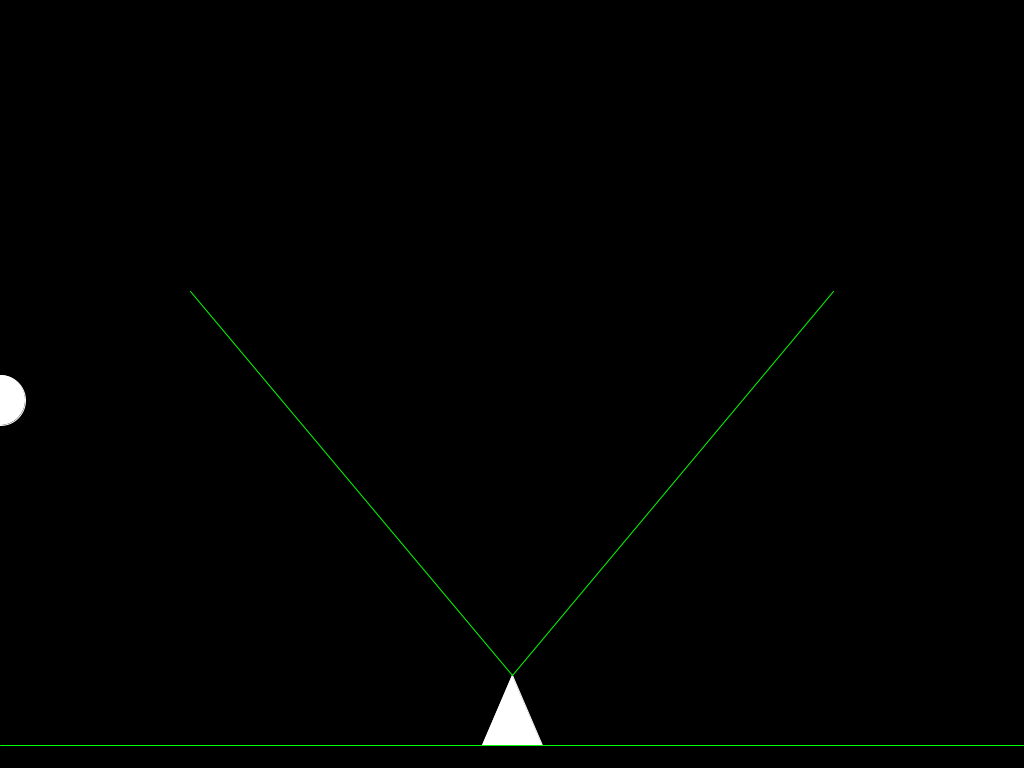
Frame 1 (no input)
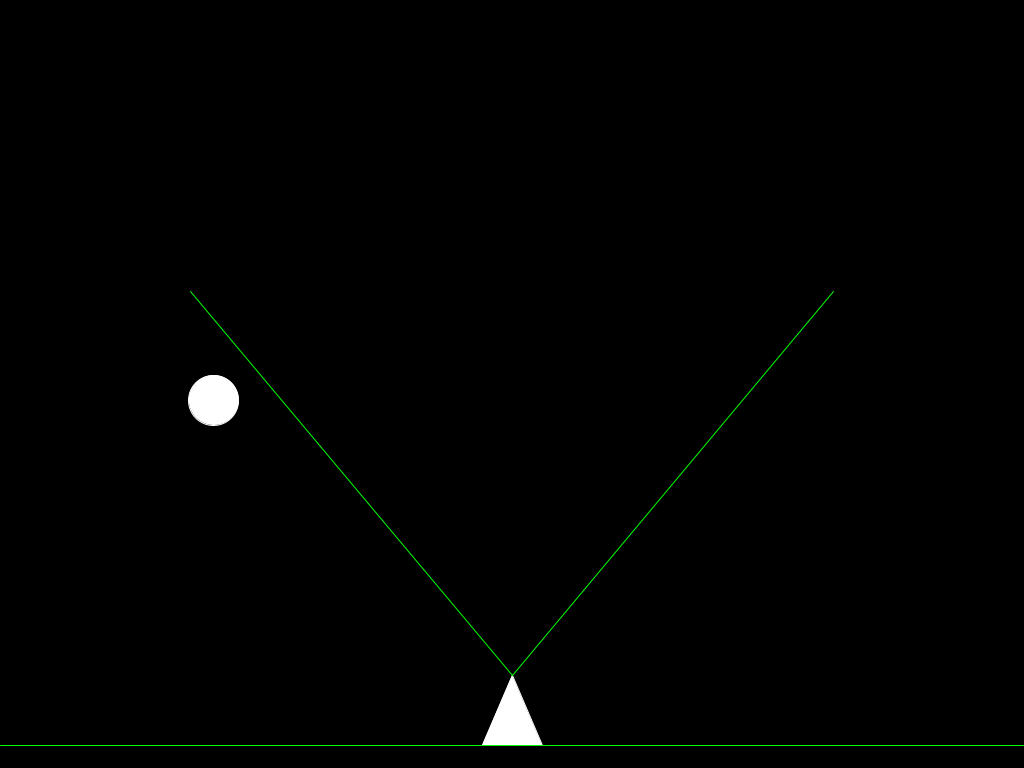
Frame 60 (the mouse pressed at the canvas centre just before this capture)
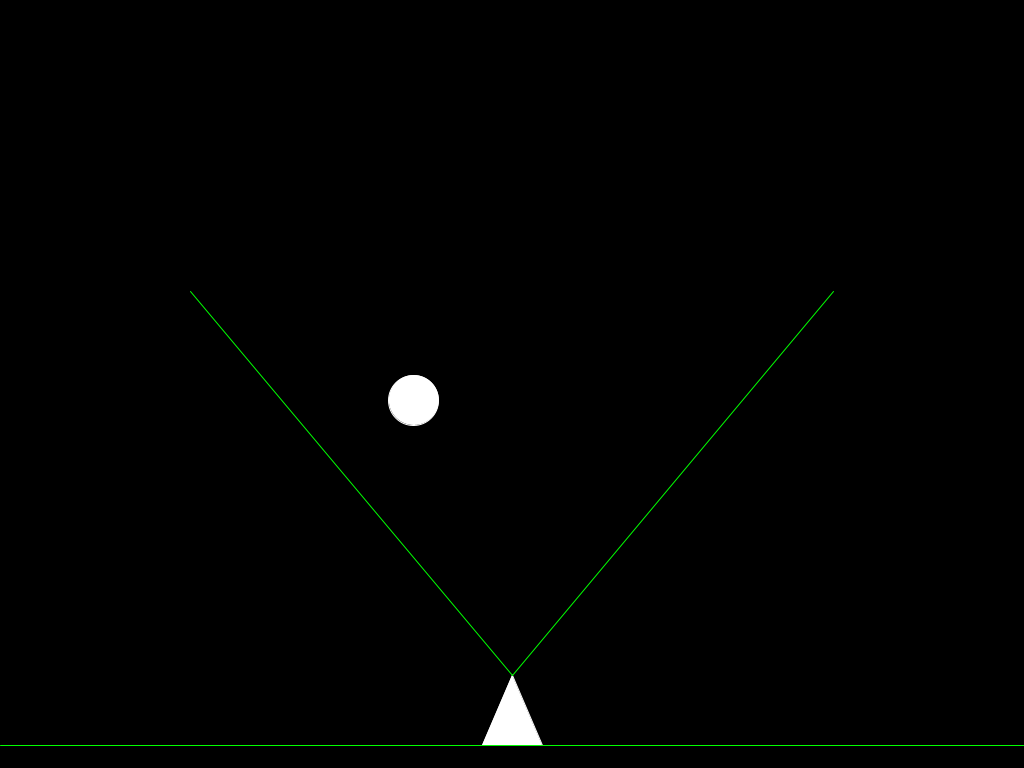
Frame 120 (the mouse held since frame 60 and released just before this capture)

The Processing sketch that drew these frames (run headless with seeded random() and noise(); from frame 60 on, the mouse is pressed at the canvas centre):

// Processing sketch: NaveCoisa
// ── NaveCoisa.pde
// Definição de variáveis do projeto

PVector posN = new PVector(0,400);
PVector dirN = new PVector(1,0);
float velN = 200;
PVector posC = new PVector(512, 745);
PVector dirC = new PVector(0, -1);
float angle= PI/ 180 * 100;
PVector dirLineE = new PVector(-1, 0).rotate(angle/2).mult(500);
PVector dirLineD = new PVector(1, 0).rotate(-angle/2).mult(500);
PVector nose = PVector.add(posC, new PVector(0, -70));
color lines = color(0, 0, 0);
PVector n = new PVector(0, 0);

// Cálculo do nose
PVector lineE = PVector.add(nose, dirLineE);
PVector lineD = PVector.add(nose, dirLineD);

// Receita de Bolo

float startTime = 0; // Variável para consistência de tempo

void setup() {
  size(1024, 768); // Tamanho da janela
  startTime = millis(); // Iniciar a variável de consistência
}

void draw() {
  float elapsedTime = (millis() - startTime) / 1000f; // Cálculo para consistência de tempo
  startTime= millis(); // Novamente, pra garantir..!
  
  background(0); // Cor do fundo da janela
  update(elapsedTime); // Ative o void update
  render(); // Ative o void render
}

// Atualize constantemente
void update(float elapsedTime) {
  posN.add(PVector.mult(dirN, velN * elapsedTime));
  if (posN.x> 1049) posN.x = -25; // Loop de movimentação do inimigo
  
  // mude a cor das linhas se o inimigo estiver na espreita
  if (calcAngle() > PI/2 - angle/2 && calcAngle() < PI/2 + angle/2) {
    lines = color(255, 0, 0);
  }
  else {
    lines = color(0, 255, 0);
  }
}

// Renderize todas as imagens aqui!
void render() {
  stroke(255); // Cor das bordas do alvo e do canhão
  circle(posN.x, posN.y, 50); // Alvo
  triangle(posC.x - 30, posC.y, posC.x + 30, posC.y, posC.x, posC.y - 70); // Canhão
  
  stroke(0, 255, 0); // Cor do chão
  line(0, posC.y, 1024, posC.y); // Chão
  
  // Cores para as próximas coisas!
  stroke(lines);
  
  // Linhas de visão do canhão
  line(nose.x, nose.y, lineE.x, lineE.y);
  line(nose.x, nose.y, lineD.x, lineD.y);
}

float calcAngle() {
  PVector dirCN = PVector.sub(nose, dirC);
  float dot = PVector.dot(dirCN, dirC);
  float angle = acos(dot/ dirCN.mag());
  return angle;
}
